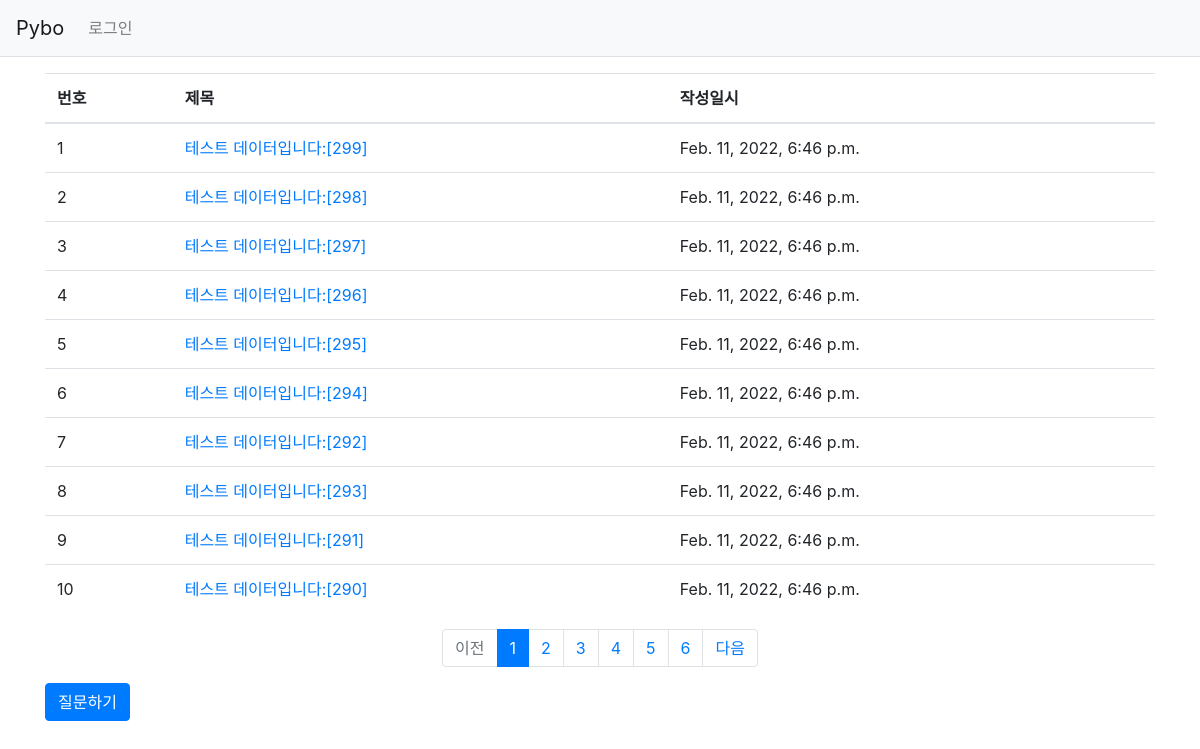
Screenshot of /pybo/ with the database file from the repository.
### pybo/models.py (models this page shows, shortened)
class Question(models.Model):
    author      = models.ForeignKey(User, on_delete=models.CASCADE) # on_delete = models.CASCADE는 계쩡이 삭제되면 이 계정이 작성한 질문은 다 삭제
    subject     = models.CharField(max_length=200)
    content     = models.TextField()
    create_date = models.DateTimeField()

### pybo/views.py (the view)
# urls.py: path('', views.index, name='index'),        # '/'에 해당하는 path
def index(request):
    page = request.GET.get('page', '1')     # 페이지, 만약 page값 없이 호출된 경우 디폴트로 1 설정
    question_list = Question.objects.order_by('-create_date')       # 질문 목록 데이터, - 기호는 역방향(최신순), 없으면 순방향
    paginator = Paginator(question_list, 10)    # 페이지당 10개씩 보여주기
    page_obj = paginator.get_page(page)     # 장고 내부적으로는 데이터 전체를 조회하지 않고 해당 페이지 데이터만 조회하도록 쿼리 변경
    context = {'question_list': page_obj}       # question_list는 페이징 객체(page_obj)
    return render(request, 'pybo/question_list.html', context)      # 파이썬 데이터를 템플릿에 적용하여 HTML로 변환하는 함수 render

### templates/pybo/question_list.html
{% extends 'base.html' %}
{% block content %}
<div class="container my-3">
    <table class="table">
        <thead>
            <tr class="thead-dart">
                <th>번호</th>
                <th>제목</th>
                <th>작성일시</th>
            </tr>
        </thead>
        <tbody>
            {% if question_list %}
            {% for question in question_list %}
            <tr>
                <td>{{ forloop.counter }}</td>
                <td>
                    <a href="{% url 'pybo:detail' question.id %}">{{ question.subject }}</a>
                </td>
                <td>{{ question.create_date }}</td>
            </tr>
        {% endfor %}
        {% else %}
        <tr>
            <td colspan="3">질문이 없습니다.</td>
        </tr>
        {% endif %}
        </tbody>
    </table>
    <ul class="pagination justify-content-center">
        {% if question_list.has_previous %}
        <li class="page-item">
            <a href="?page={{ question_list.previous_page_number }}" class="page-link">이전</a>
        </li>
        {% else %}
        <li class="page-item disabled">
            <a href="#" class="page-link" tabindex="1">이전</a>
        </li>
        {% endif %}
        {% for page_number in question_list.paginator.page_range %}
            {% if page_number >= question_list.number|add:-5 and page_number <= question_list.number|add:5 %}
                {% if page_number == question_list.number %}
                <li class="page-item active" aria-current="page">
                    <a href="?page={{ page_number }}" class="page-link">{{ page_number }}</a>
                </li>
                {% else %}
                <li class="page-item">
                    <a href="?page={{ page_number }}" class="page-link">{{ page_number }}</a>
                </li>
                {% endif %}
            {% endif %}
        {% endfor %}
        {% if question_list.has_next %}
        <li class="page-item">
            <a href="?page={{ question_list.next_page_number }}" class="page-link">다음</a>
        </li>
        {% else %}
        <li class="page-item disabled">
            <a href="#" class="page-link" aria-disabled="true">다음</a>
        </li>
        {% endif %}
    </ul>
    <a href="{% url 'pybo:question_create' %}" class="btn btn-primary">질문하기</a>
</div>
{% endblock %}

### templates/base.html (shortened to what this page needs)
{% load static %}
<!DOCTYPE html>
<html lang="ko">
<head>
    <link rel="stylesheet" href="{% static 'bootstrap.min.css' %}" type="text/css">
    <link rel="stylesheet" href="{% static 'style.css' %}">
</head>
<body>
    {% include "navbar.html" %}
    {% block content %}
    {% endblock %}
</body>
</html>

### templates/navbar.html (shortened to what this page needs)
<nav class="navbar navbar-expand-lg navbar-light bg-light border-bottom">
    <a href="{% url 'pybo:index' %}" class="navbar-brand">Pybo</a>
    <div class="collapse navbar-collapse flex-grow-0" id="navbarNav">
        <ul class="navbar-nav">
            <li class="nav-item">
                {% if user.is_authenticated %}
                <a href="{% url 'common:logout' %}" class="nav_link">{{ user.username }} (로그아웃)</a>
                {% else %}
                <a class="nav-link" href="{% url 'common:login' %}">로그인</a>
                {% endif %}
            </li>
        </ul>
    </div>
</nav>

### rows the page displays
Question: subject "테스트 데이터입니다:[299]", create_date "Feb. 11, 2022, 6:46 p.m."
Question: subject "테스트 데이터입니다:[298]", create_date "Feb. 11, 2022, 6:46 p.m."
Question: subject "테스트 데이터입니다:[297]", create_date "Feb. 11, 2022, 6:46 p.m."
Question: subject "테스트 데이터입니다:[296]", create_date "Feb. 11, 2022, 6:46 p.m."
Question: subject "테스트 데이터입니다:[295]", create_date "Feb. 11, 2022, 6:46 p.m."
Question: subject "테스트 데이터입니다:[294]", create_date "Feb. 11, 2022, 6:46 p.m."
Question: subject "테스트 데이터입니다:[292]", create_date "Feb. 11, 2022, 6:46 p.m."
Question: subject "테스트 데이터입니다:[293]", create_date "Feb. 11, 2022, 6:46 p.m."
Question: subject "테스트 데이터입니다:[291]", create_date "Feb. 11, 2022, 6:46 p.m."
Question: subject "테스트 데이터입니다:[290]", create_date "Feb. 11, 2022, 6:46 p.m."

### other values shown
{{ page_number }} "1"
{{ page_number }} "2" "3" "4" "5" "6"
